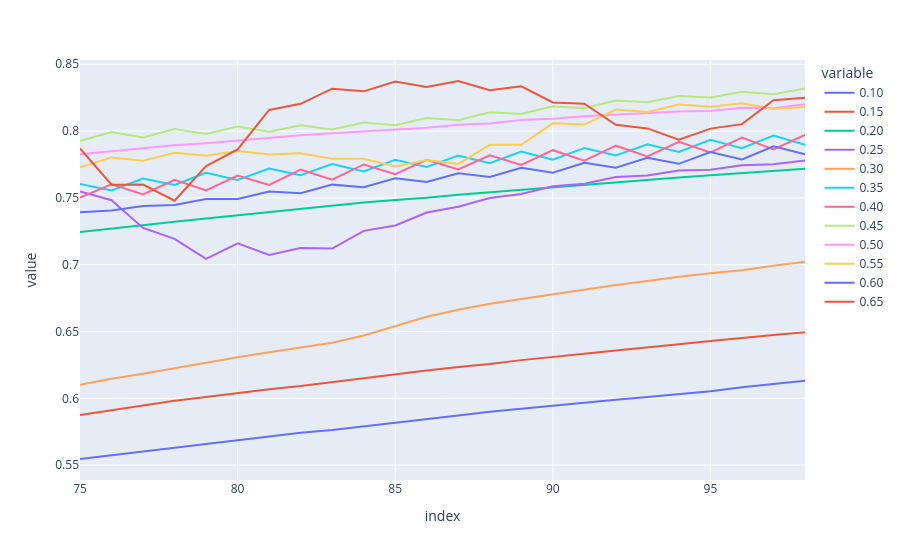

Notebook cell for this chart:
### Code cell
fig = px.line(df.iloc[75:99], y=['0.10', '0.15','0.20', '0.25','0.30', '0.35', '0.40', '0.45' ,'0.50','0.55','0.60','0.65'])
fig.show()

### Figure 1 — Plotly figure (JSON) as saved in the notebook; plotly's stock layout.template omitted (floating-point values rounded to 4 significant figures)
{"data": [{"hovertemplate": "variable=0.10<br>index=%{x}<br>value=%{y}<extra></extra>", "legendgroup": "0.10", "line": {"color": "#636efa", "dash": "solid"}, "marker": {"symbol": "circle"}, "mode": "lines", "name": "0.10", "orientation": "v", "showlegend": true, "type": "scatter", "x": [75, 76, 77, 78, 79, 80, 81, 82, 83, 84, 85, 86, 87, 88, 89, 90, 91, 92, 93, 94, 95, 96, 97, 98], "xaxis": "x", "y": [0.5546, 0.5574, 0.5602, 0.563, 0.566, 0.5688, 0.5716, 0.5742, 0.5762, 0.5791, 0.5814, 0.5845, 0.5871, 0.5899, 0.5922, 0.5946, 0.5966, 0.5989, 0.6009, 0.6033, 0.6053, 0.6083, 0.611, 0.6132], "yaxis": "y"}, {"hovertemplate": "variable=0.15<br>index=%{x}<br>value=%{y}<extra></extra>", "legendgroup": "0.15", "line": {"color": "#EF553B", "dash": "solid"}, "marker": {"symbol": "circle"}, "mode": "lines", "name": "0.15", "orientation": "v", "showlegend": true, "type": "scatter", "x": [75, 76, 77, 78, 79, 80, 81, 82, 83, 84, 85, 86, 87, 88, 89, 90, 91, 92, 93, 94, 95, 96, 97, 98], "xaxis": "x", "y": [0.5874, 0.5909, 0.5942, 0.5981, 0.601, 0.604, 0.6069, 0.6092, 0.6122, 0.6149, 0.6179, 0.6208, 0.6235, 0.6256, 0.6286, 0.6312, 0.6334, 0.6358, 0.6379, 0.6405, 0.643, 0.6453, 0.6473, 0.6494], "yaxis": "y"}, {"hovertemplate": "variable=0.20<br>index=%{x}<br>value=%{y}<extra></extra>", "legendgroup": "0.20", "line": {"color": "#00cc96", "dash": "solid"}, "marker": {"symbol": "circle"}, "mode": "lines", "name": "0.20", "orientation": "v", "showlegend": true, "type": "scatter", "x": [75, 76, 77, 78, 79, 80, 81, 82, 83, 84, 85, 86, 87, 88, 89, 90, 91, 92, 93, 94, 95, 96, 97, 98], "xaxis": "x", "y": [0.7246, 0.7273, 0.7298, 0.7322, 0.7345, 0.737, 0.7389, 0.7414, 0.744, 0.7466, 0.7485, 0.75, 0.7523, 0.7542, 0.7562, 0.7579, 0.76, 0.7619, 0.7639, 0.7652, 0.7669, 0.7687, 0.7699, 0.7719], "yaxis": "y"}, {"hovertemplate": "variable=0.25<br>index=%{x}<br>value=%{y}<extra></extra>", "legendgroup": "0.25", "line": {"color": "#ab63fa", "dash": "solid"}, "marker": {"symbol": "circle"}, "mode": "lines", "name": "0.25", "orientation": "v", "showlegend": true, "type": "scatter", "x": [75, 76, 77, 78, 79, 80, 81, 82, 83, 84, 85, 86, 87, 88, 89, 90, 91, 92, 93, 94, 95, 96, 97, 98], "xaxis": "x", "y": [0.7549, 0.7483, 0.7276, 0.7194, 0.7044, 0.7161, 0.7074, 0.7125, 0.7121, 0.7253, 0.7293, 0.739, 0.7433, 0.7499, 0.7529, 0.7588, 0.7606, 0.7656, 0.7668, 0.7705, 0.7711, 0.7744, 0.7751, 0.778], "yaxis": "y"}, {"hovertemplate": "variable=0.30<br>index=%{x}<br>value=%{y}<extra></extra>", "legendgroup": "0.30", "line": {"color": "#FFA15A", "dash": "solid"}, "marker": {"symbol": "circle"}, "mode": "lines", "name": "0.30", "orientation": "v", "showlegend": true, "type": "scatter", "x": [75, 76, 77, 78, 79, 80, 81, 82, 83, 84, 85, 86, 87, 88, 89, 90, 91, 92, 93, 94, 95, 96, 97, 98], "xaxis": "x", "y": [0.6101, 0.6146, 0.6184, 0.6227, 0.6269, 0.6307, 0.6346, 0.6382, 0.6416, 0.6471, 0.6543, 0.661, 0.6663, 0.6708, 0.6743, 0.6779, 0.6818, 0.6848, 0.6877, 0.691, 0.6937, 0.6959, 0.6992, 0.7023], "yaxis": "y"}, {"hovertemplate": "variable=0.35<br>index=%{x}<br>value=%{y}<extra></extra>", "legendgroup": "0.35", "line": {"color": "#19d3f3", "dash": "solid"}, "marker": {"symbol": "circle"}, "mode": "lines", "name": "0.35", "orientation": "v", "showlegend": true, "type": "scatter", "x": [75, 76, 77, 78, 79, 80, 81, 82, 83, 84, 85, 86, 87, 88, 89, 90, 91, 92, 93, 94, 95, 96, 97, 98], "xaxis": "x", "y": [0.7604, 0.7556, 0.7644, 0.7597, 0.7687, 0.7634, 0.772, 0.7669, 0.7753, 0.7698, 0.7785, 0.7731, 0.7816, 0.7759, 0.7847, 0.7786, 0.7873, 0.7817, 0.7901, 0.7843, 0.7934, 0.7873, 0.7967, 0.7897], "yaxis": "y"}, {"hovertemplate": "variable=0.40<br>index=%{x}<br>value=%{y}<extra></extra>", "legendgroup": "0.40", "line": {"color": "#FF6692", "dash": "solid"}, "marker": {"symbol": "circle"}, "mode": "lines", "name": "0.40", "orientation": "v", "showlegend": true, "type": "scatter", "x": [75, 76, 77, 78, 79, 80, 81, 82, 83, 84, 85, 86, 87, 88, 89, 90, 91, 92, 93, 94, 95, 96, 97, 98], "xaxis": "x", "y": [0.7502, 0.7601, 0.7526, 0.7635, 0.7556, 0.7668, 0.7597, 0.7712, 0.7636, 0.775, 0.7678, 0.7785, 0.7713, 0.7819, 0.7747, 0.7857, 0.7779, 0.7891, 0.781, 0.792, 0.784, 0.7951, 0.7862, 0.7971], "yaxis": "y"}, {"hovertemplate": "variable=0.45<br>index=%{x}<br>value=%{y}<extra></extra>", "legendgroup": "0.45", "line": {"color": "#B6E880", "dash": "solid"}, "marker": {"symbol": "circle"}, "mode": "lines", "name": "0.45", "orientation": "v", "showlegend": true, "type": "scatter", "x": [75, 76, 77, 78, 79, 80, 81, 82, 83, 84, 85, 86, 87, 88, 89, 90, 91, 92, 93, 94, 95, 96, 97, 98], "xaxis": "x", "y": [0.7925, 0.7994, 0.7951, 0.8016, 0.7978, 0.8033, 0.7995, 0.8044, 0.8012, 0.8064, 0.8044, 0.8098, 0.8082, 0.8141, 0.8128, 0.8187, 0.817, 0.8229, 0.8216, 0.8262, 0.8251, 0.8295, 0.8276, 0.8319], "yaxis": "y"}, {"hovertemplate": "variable=0.50<br>index=%{x}<br>value=%{y}<extra></extra>", "legendgroup": "0.50", "line": {"color": "#FF97FF", "dash": "solid"}, "marker": {"symbol": "circle"}, "mode": "lines", "name": "0.50", "orientation": "v", "showlegend": true, "type": "scatter", "x": [75, 76, 77, 78, 79, 80, 81, 82, 83, 84, 85, 86, 87, 88, 89, 90, 91, 92, 93, 94, 95, 96, 97, 98], "xaxis": "x", "y": [0.7828, 0.7851, 0.787, 0.7893, 0.791, 0.7931, 0.7948, 0.7969, 0.7983, 0.7997, 0.8014, 0.8026, 0.8048, 0.8058, 0.8083, 0.8092, 0.8111, 0.8122, 0.813, 0.8146, 0.8151, 0.8174, 0.8171, 0.8201], "yaxis": "y"}, {"hovertemplate": "variable=0.55<br>index=%{x}<br>value=%{y}<extra></extra>", "legendgroup": "0.55", "line": {"color": "#FECB52", "dash": "solid"}, "marker": {"symbol": "circle"}, "mode": "lines", "name": "0.55", "orientation": "v", "showlegend": true, "type": "scatter", "x": [75, 76, 77, 78, 79, 80, 81, 82, 83, 84, 85, 86, 87, 88, 89, 90, 91, 92, 93, 94, 95, 96, 97, 98], "xaxis": "x", "y": [0.7729, 0.7803, 0.7777, 0.7838, 0.7816, 0.785, 0.7825, 0.7834, 0.7794, 0.7793, 0.7735, 0.7784, 0.7754, 0.7897, 0.7899, 0.8058, 0.8049, 0.8161, 0.8143, 0.8199, 0.8182, 0.8209, 0.8166, 0.818], "yaxis": "y"}, {"hovertemplate": "variable=0.60<br>index=%{x}<br>value=%{y}<extra></extra>", "legendgroup": "0.60", "line": {"color": "#636efa", "dash": "solid"}, "marker": {"symbol": "circle"}, "mode": "lines", "name": "0.60", "orientation": "v", "showlegend": true, "type": "scatter", "x": [75, 76, 77, 78, 79, 80, 81, 82, 83, 84, 85, 86, 87, 88, 89, 90, 91, 92, 93, 94, 95, 96, 97, 98], "xaxis": "x", "y": [0.7393, 0.7406, 0.744, 0.7446, 0.7492, 0.7492, 0.7548, 0.7535, 0.7599, 0.758, 0.7646, 0.762, 0.7684, 0.7656, 0.7725, 0.7688, 0.7763, 0.7725, 0.78, 0.7755, 0.7842, 0.7788, 0.7887, 0.7827], "yaxis": "y"}, {"hovertemplate": "variable=0.65<br>index=%{x}<br>value=%{y}<extra></extra>", "legendgroup": "0.65", "line": {"color": "#EF553B", "dash": "solid"}, "marker": {"symbol": "circle"}, "mode": "lines", "name": "0.65", "orientation": "v", "showlegend": true, "type": "scatter", "x": [75, 76, 77, 78, 79, 80, 81, 82, 83, 84, 85, 86, 87, 88, 89, 90, 91, 92, 93, 94, 95, 96, 97, 98], "xaxis": "x", "y": [0.787, 0.7599, 0.76, 0.7479, 0.7738, 0.7863, 0.8158, 0.8204, 0.8317, 0.8297, 0.8371, 0.833, 0.8375, 0.8307, 0.8336, 0.8214, 0.8205, 0.8047, 0.802, 0.7936, 0.8019, 0.8052, 0.8231, 0.8249], "yaxis": "y"}], "layout": {"legend": {"title": {"text": "variable"}, "tracegroupgap": 0}, "margin": {"t": 60}, "xaxis": {"anchor": "y", "domain": [0, 1], "title": {"text": "index"}}, "yaxis": {"anchor": "x", "domain": [0, 1], "title": {"text": "value"}}}}
